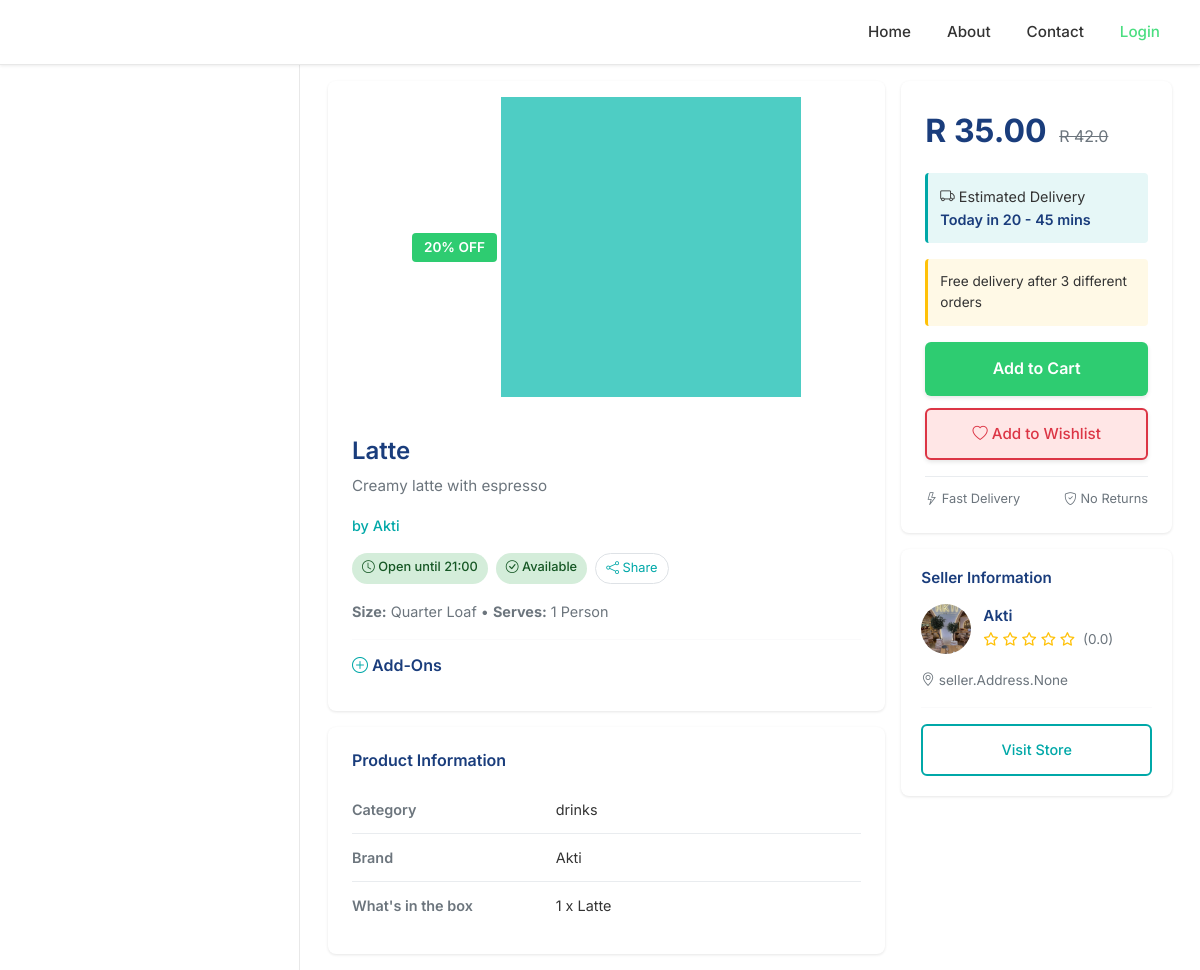
Page /akti/latte on the earlier database version.
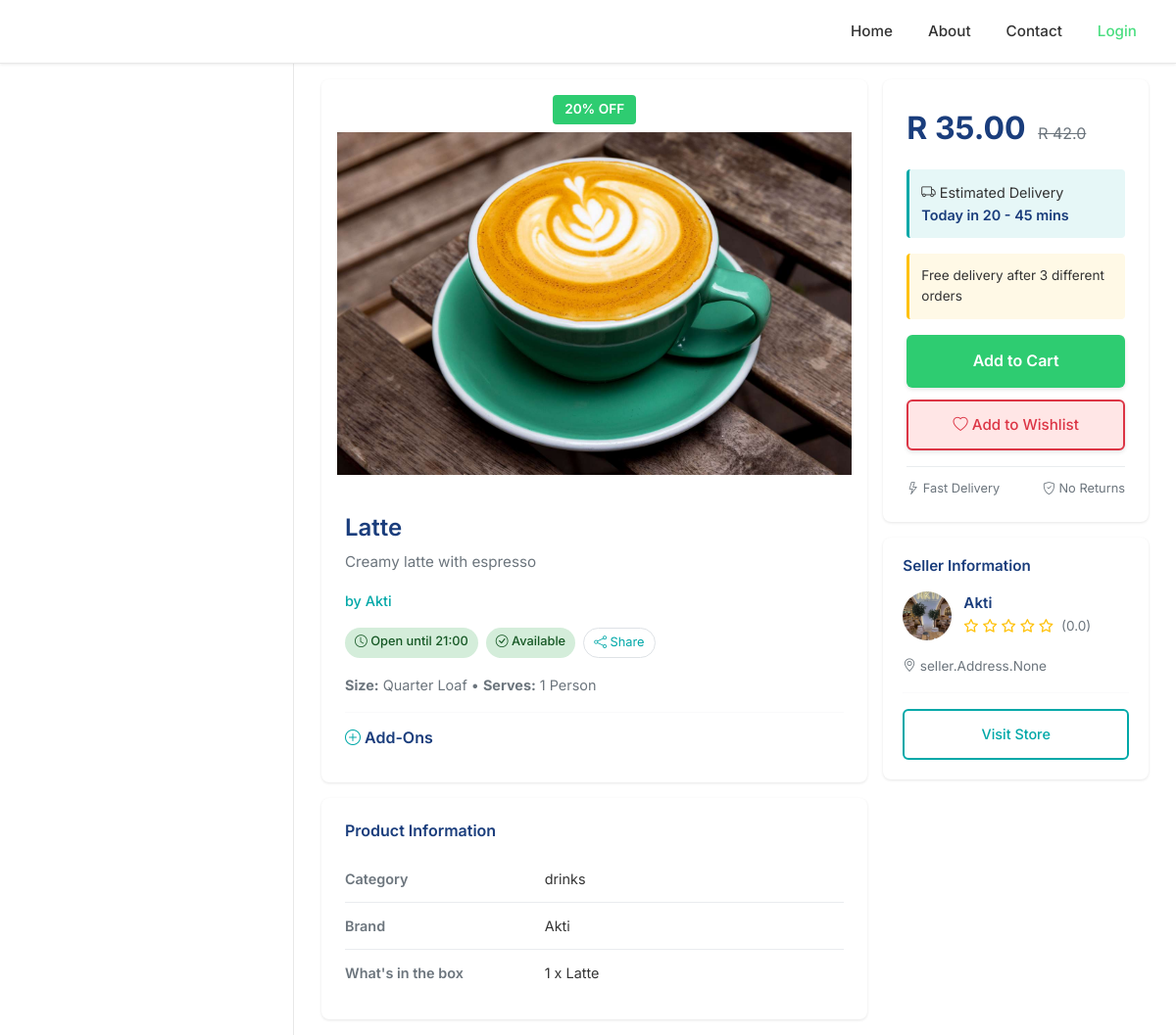
Same page on the later database version.
### seller/wrap_models/product_model.py (models this page shows, shortened)
class Product(models.Model):
    CATEGORIES = [
        ('plate', 'Plate'),
        ('kota', 'Kota'),
        ('dagwood', 'Dagwood'),
        ('drinks', 'Drinks'),
        ('other', 'Other'),
    ]
    STATUS_CHOICES = [
        ('active', 'Active'),
        ('inactive', 'Inactive'),
        ('pending', 'Pending'),
        ('banned', 'banned'),
        ('reected', 'rejected'),
    ]
    business = models.ForeignKey(BusinessInformation, on_delete=models.CASCADE, related_name="products")
    name = models.CharField(max_length=200)
    category = models.CharField(max_length=50, choices=CATEGORIES, default='other')
    price = models.DecimalField(max_digits=10, decimal_places=2)
    quantity = models.PositiveIntegerField()
    description = models.TextField()
    small_description = models.TextField(null=True)
    status = models.CharField(max_length=50, choices=STATUS_CHOICES, default="pending")
    is_flagged = models.BooleanField(default=False)
    sales = models.PositiveIntegerField(default=0)
    timestamp = models.DateTimeField(default=timezone.now, null=True)
    image = models.ImageField(upload_to="uploads/")
    uuid = models.UUIDField(default=uuid.uuid4, editable=False, unique=False)
    slug = models.SlugField(unique=False, blank=True)  # <--- This
    def is_instock(self):
        if self.quantity < 1:
            return False
        return True
    def markup_price(self):
        return float(f'{self.price}') + (float(f'{self.price}') * 0.20)

### seller/wrap_models/business_model.py (models this page shows, shortened)
class BusinessInformation(models.Model):
    BUSINESS_CATEGORIES = [
        ('dropship', 'Dropship'),
        ('food', 'Food & beverages'),
        ('clothing', 'Clothing'),
        ('technology', 'Technology'),
        ('other', 'Other'),
    ]
    name = models.CharField(max_length=200)
    business_type = models.CharField(max_length=200)
    description = models.TextField()
    registration_number = models.CharField(max_length=200, unique=False)
    category = models.CharField(max_length=50, choices=BUSINESS_CATEGORIES, default='other')
    phone = models.CharField(max_length=20, blank=True, null=False)
    telephone = models.CharField(max_length=20, blank=True, null=True)
    email = models.CharField(max_length=200,unique=False)
    owner = models.ForeignKey(User, on_delete=models.CASCADE, related_name="businesses")
    open_time = models.CharField(max_length=50)
    close_time = models.CharField(max_length=50)
    date_created = models.DateTimeField(auto_now_add=True)
    status = models.CharField(max_length=50, default="pending")
    account_code = models.CharField(max_length=200,default="",null=True)
    open_orders = models.BooleanField(default=False)
    image = models.ImageField(upload_to='uploads/business_images/', null=True, blank=True)
    uuid = models.UUIDField(default=uuid.uuid4, editable=False, unique=False)
    slug = models.SlugField( blank=True)  # <--- This
    def __str__(self):
        return self.name
    class Meta:
        verbose_name_plural = "Businesses"

### shop/views.py (the view)
# urls.py: path('<slug:bSlug>/<slug:pSlug>', views.view_product, name='view_product'),
def view_product(request, bSlug, pSlug):
    product = Product.objects.filter(slug=pSlug).first()
    items= 0
    whishlist = 0
    is_business_user = False
    if request.user.is_authenticated:
        items = get_cart_items(request.user)
        whishlist = get_wishlist_items(request.user)
        is_business_user = request.user.groups.filter(name="business").exists()
    if product:
        all_ratings = BusinessRating.objects.filter(business=product.business)
        stars_list = [rating.stars for rating in all_ratings]
        if stars_list:
            average_rating = round(sum(stars_list) / len(stars_list), 1)
        else:
            average_rating = 0.0
        total_rating = len(stars_list)
        markup_price = float(f'{product.price}') + (float(f'{product.price}') * 0.20)
        absolute_image_url = request.build_absolute_uri(product.image.url)
        absolute_page_url = request.build_absolute_uri()
        return render(request,'products/view_product.html',{'absolute_page_url':absolute_page_url,'absolute_image_url':absolute_image_url,'markup_price':markup_price,'product':product,'cart_items_count':items,"wishlist_items_count":whishlist,'average_rating':average_rating,'total_rating':total_rating, 'is_business_user': is_business_user})
    return render(request,'products/view_product.html', {'is_business_user': is_business_user})

### shop/templates/products/view_product.html (shortened to what the changed rows need)
{% extends 'products/shop_base2.html' %}
{% load static %}
{% block content %}
<div class="product-container">
    <div class="row g-3">
        <div class="col-lg-8">
            <div class="product-card">
                <div class="product-image-section">
                    <span class="discount-badge">20% OFF</span>
                    <img src="{{product.image.url}}" alt="{{product.name}}">
                </div>
                <div class="product-details">
                    <h1 class="product-title">{{product.name}}</h1>
                    <p class="product-description">{{product.small_description}}</p>
                    <p class="business-name">by {{product.business}}</p>
                    <div class="status-badges">
                        {% if product.business.open_orders %}
                        <span class="badge-custom badge-open">
                            <i class="bi bi-clock"></i> Open until {{product.business.close_time}}
                        </span>
                        {% else %}
                        <span class="badge-custom badge-closed">
                            <i class="bi bi-clock"></i> Closed
                        </span>
                        {% endif %}
                        {% if product.is_instock %}
                        <span class="badge-custom badge-available">
                            <i class="bi bi-check-circle"></i> Available
                        </span>
                        {% else %}
                        <span class="badge-custom badge-outofstock">
                            <i class="bi bi-x-circle"></i> Out of Stock
                        </span>
                        {% endif %}
                        <button class="btn-share" onclick="showShareModal()">
                            <i class="bi bi-share"></i> Share
                        </button>
                    </div>
                    <div class="product-info">
                        <strong>Size:</strong> Quarter Loaf • <strong>Serves:</strong> 1 Person
                    </div>
                    <hr class="divider">
                    <div class="addons-section">
                        <h6><i class="bi bi-plus-circle" style="color: var(--primary-teal);"></i> Add-Ons</h6>
                    </div>
                </div>
            </div>
            <div class="info-table">
                <div class="info-row">
                    <span class="info-label">Category</span>
                    <span class="info-value">{{product.category}}</span>
                </div>
                <div class="info-row">
                    <span class="info-label">Brand</span>
                    <span class="info-value">{{product.business}}</span>
                </div>
                <div class="info-row">
                    <span class="info-label">What's in the box</span>
                    <span class="info-value">1 x {{product.name}}</span>
                </div>
            </div>
        </div>
        <div class="col-lg-4">
            <div class="price-section">
                <div class="price-display">
                    <span class="current-price">R {{product.price}}</span>
                    <span class="original-price">R {{product.markup_price}}</span>
                </div>
            </div>
            <div class="seller-card">
                <h6>Seller Information</h6>
                <div class="seller-info">
                    <img src="{{product.business.image.url}}" alt="{{product.business}}" class="seller-image">
                    <div class="seller-details">
                        <h6>{{product.business}}</h6>
                        <div class="rating-stars">
                            <i class="fa-star {% if average_rating > 0 %} fas {% else %} far {% endif %}"></i>
                            <i class="fa-star {% if average_rating > 1 %} fas {% else %} far {% endif %}"></i>
                            <i class="fa-star {% if average_rating > 2 %} fas {% else %} far {% endif %}"></i>
                            <i class="fa-star {% if average_rating > 3 %} fas {% else %} far {% endif %}"></i>
                            <i class="fa-star {% if average_rating > 4 %} fas {% else %} far {% endif %}"></i>
                            <span style="color: var(--text-muted); margin-left: 4px;">({{average_rating}})</span>
                        </div>
                    </div>
                </div>
                <div class="seller-meta">
                    <i class="bi bi-geo-alt"></i> {{product.business.addresses}}
                </div>
                <hr class="divider">
                <a href="" class="btn-visit-store">Visit Store</a>
            </div>
        </div>
    </div>
</div>
{% endblock %}

Differences in the rows shown:
changed Product "Latte": image: a different picture
